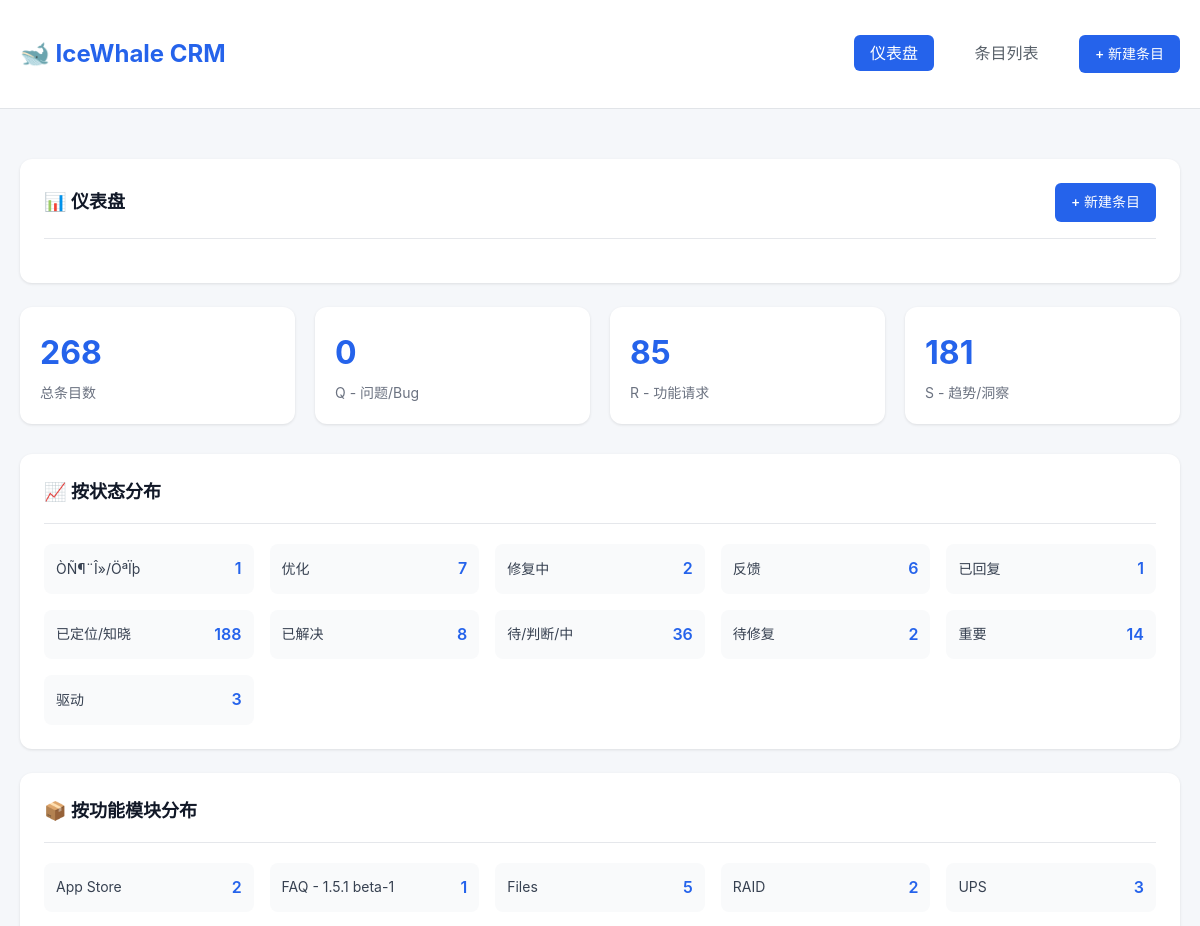
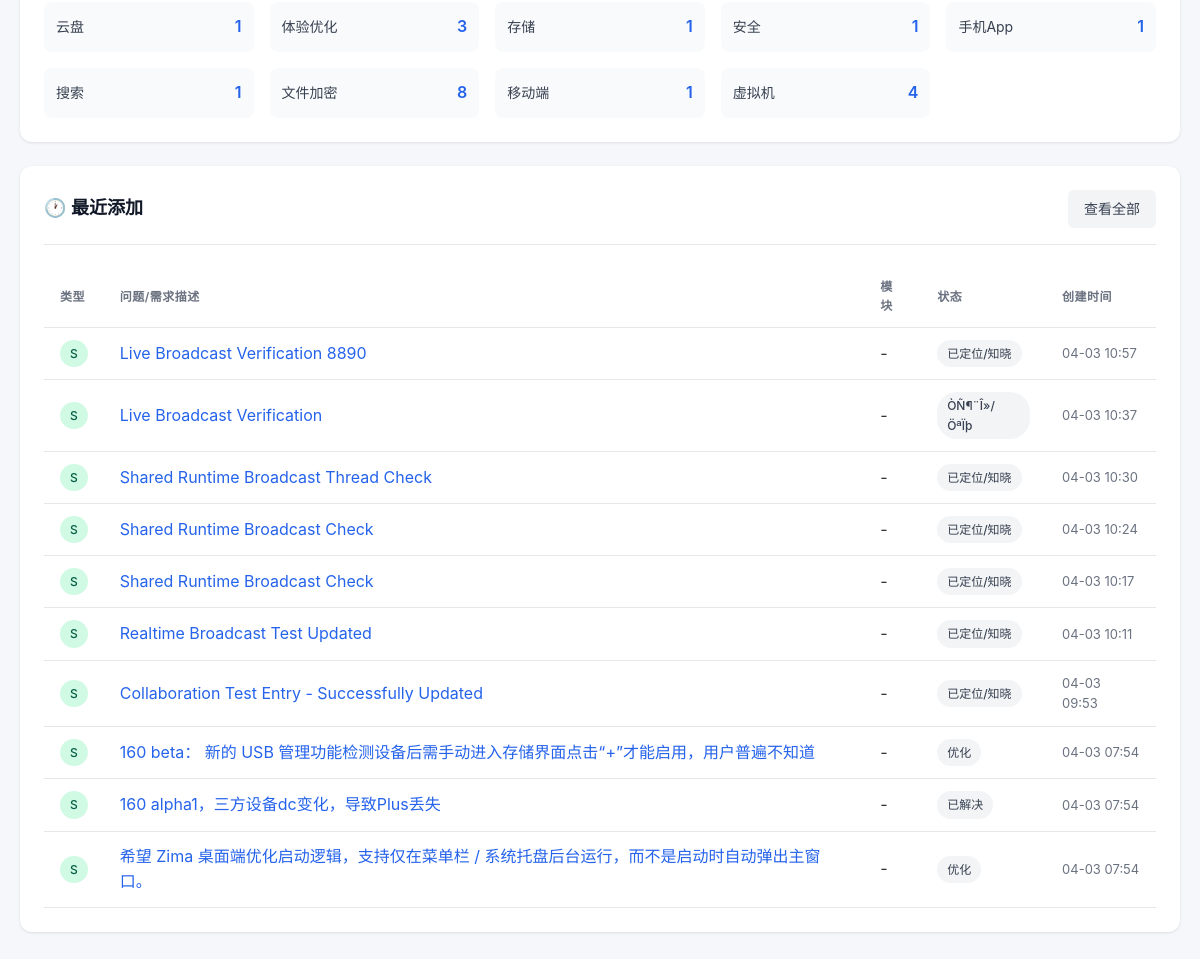
The page / on the database its author committed (2 pictures, top to bottom).
### crm/models.py (models this page shows, shortened)
class Base(DeclarativeBase):
    """Base class for all models."""

class CRMEntry(Base):
    __tablename__ = "crm_entries"
    id: Mapped[str] = mapped_column(String(36), primary_key=True, default=lambda: str(uuid.uuid4()))
    title: Mapped[str] = mapped_column(String(500), nullable=False)
    analysis_todo: Mapped[str | None] = mapped_column(Text, nullable=True)
    community_todo: Mapped[str | None] = mapped_column(Text, nullable=True)
    source_url: Mapped[str | None] = mapped_column(String(1000), nullable=True)
    assignee: Mapped[str | None] = mapped_column(String(100), nullable=True)
    status_tag: Mapped[str] = mapped_column(
        String(50), nullable=False, default=StatusTag.IDENTIFIED.value
    )
    feature_module: Mapped[str | None] = mapped_column(String(50), nullable=True)
    user_name: Mapped[str | None] = mapped_column(String(100), nullable=True)
    volume: Mapped[int] = mapped_column(Integer, default=1)
    updated_at: Mapped[datetime] = mapped_column(
        DateTime(timezone=True),
        default=lambda: datetime.now(timezone.utc),
        onupdate=lambda: datetime.now(timezone.utc),
    )
    notes: Mapped[str | None] = mapped_column(Text, nullable=True)
    parent_record: Mapped[str | None] = mapped_column(String(500), nullable=True)
    type_tag: Mapped[str] = mapped_column(String(10), nullable=False, default=TypeTag.SIGNAL.value)
    attachments: Mapped[list[str] | None] = mapped_column(JSON, nullable=True, default=list)
    knowledge_base_url: Mapped[str | None] = mapped_column(String(1000), nullable=True)
    github_issue_url: Mapped[str | None] = mapped_column(String(1000), nullable=True)
    source_type: Mapped[str | None] = mapped_column(String(50), nullable=True)
    created_at: Mapped[datetime] = mapped_column(
        DateTime(timezone=True),
        default=lambda: datetime.now(timezone.utc),
    )
    version: Mapped[int] = mapped_column(Integer, default=1, nullable=False)
    last_edited_by: Mapped[str | None] = mapped_column(String(100), nullable=True)
    last_edited_at: Mapped[datetime | None] = mapped_column(DateTime(timezone=True), nullable=True)
    is_being_edited: Mapped[bool] = mapped_column(default=False)
    edited_by_session: Mapped[str | None] = mapped_column(String(100), nullable=True)
    edit_session_expires: Mapped[datetime | None] = mapped_column(DateTime(timezone=True), nullable=True)
    history: Mapped[list["EditHistory"]] = relationship(
        "EditHistory",
        back_populates="entry",
        order_by="desc(EditHistory.created_at)"
    )

### crm/web.py (the view)
@app.get("/", response_class=HTMLResponse)
async def dashboard(request: Request, db: Session = Depends(get_db)):
    stats = crud.get_stats(db)
    filter_options = search.get_filter_options(db)
    return templates.TemplateResponse(
        request,
        "dashboard.html",
        {
            "stats": stats,
            "filter_options": filter_options,
        },
    )

### crm/templates/dashboard.html (shortened to what this page needs)
{% extends "base.html" %}
{% block content %}
<div class="card">
    <div class="card-header">
        <h1 class="card-title">📊 仪表盘</h1>
        <a href="/entries/new" class="btn btn-primary">+ 新建条目</a>
    </div>
</div>
<div class="stats-grid">
    <div class="stat-card">
        <div class="stat-value">{{ stats.total_entries }}</div>
        <div class="stat-label">总条目数</div>
    </div>
    <div class="stat-card">
        <div class="stat-value">{{ stats.by_type.get('Q', 0) }}</div>
        <div class="stat-label">Q - 问题/Bug</div>
    </div>
    <div class="stat-card">
        <div class="stat-value">{{ stats.by_type.get('R', 0) }}</div>
        <div class="stat-label">R - 功能请求</div>
    </div>
    <div class="stat-card">
        <div class="stat-value">{{ stats.by_type.get('S', 0) }}</div>
        <div class="stat-label">S - 趋势/洞察</div>
    </div>
</div>
<div class="card">
    <div class="card-header">
        <h2 class="card-title">📈 按状态分布</h2>
    </div>
    <div style="display: grid; grid-template-columns: repeat(auto-fit, minmax(200px, 1fr)); gap: 16px;">
        {% for status, count in stats.by_status.items() %}
        <div style="display: flex; justify-content: space-between; align-items: center; padding: 12px; background: #f9fafb; border-radius: 8px;">
            <span style="font-size: 14px; color: #374151;">{{ status }}</span>
            <span style="font-weight: 600; color: #2563eb;">{{ count }}</span>
        </div>
        {% endfor %}
    </div>
</div>
<div class="card">
    <div class="card-header">
        <h2 class="card-title">📦 按功能模块分布</h2>
    </div>
    <div style="display: grid; grid-template-columns: repeat(auto-fit, minmax(200px, 1fr)); gap: 16px;">
        {% for module, count in stats.by_feature_module.items() %}
        <div style="display: flex; justify-content: space-between; align-items: center; padding: 12px; background: #f9fafb; border-radius: 8px;">
            <span style="font-size: 14px; color: #374151;">{{ module }}</span>
            <span style="font-weight: 600; color: #2563eb;">{{ count }}</span>
        </div>
        {% endfor %}
    </div>
</div>
<div class="card">
    <div class="card-header">
        <h2 class="card-title">🕐 最近添加</h2>
        <a href="/entries" class="btn btn-secondary">查看全部</a>
    </div>
    {% if stats.recent_entries %}
    <table class="table">
        <thead>
            <tr>
                <th>类型</th>
                <th>问题/需求描述</th>
                <th>模块</th>
                <th>状态</th>
                <th>创建时间</th>
            </tr>
        </thead>
        <tbody>
            {% for entry in stats.recent_entries %}
            <tr>
                <td>
                    <span class="tag tag-type-{{ entry.type_tag }}">{{ entry.type_tag }}</span>
                </td>
                <td>
                    <a href="/entries/{{ entry.id }}" style="color: #2563eb; text-decoration: none;">
                        {{ entry.title[:60] }}{% if entry.title|length > 60 %}...{% endif %}
                    </a>
                </td>
                <td>{{ entry.feature_module or '-' }}</td>
                <td>
                    <span class="tag tag-status">{{ entry.status_tag }}</span>
                </td>
                <td style="font-size: 13px; color: #6b7280;">{{ entry.created_at.strftime('%m-%d %H:%M') }}</td>
            </tr>
            {% endfor %}
        </tbody>
    </table>
    {% else %}
    <div class="empty-state">
        <div class="empty-state-icon">📭</div>
        <p>暂无条目，<a href="/entries/new">创建第一个条目</a></p>
    </div>
    {% endif %}
</div>
{% endblock %}

### crm/templates/base.html (shortened to what this page needs)
<!DOCTYPE html>
<html lang="zh-CN">
<head>
</head>
<body>
    <header>
        <div class="container">
            <a href="/" class="logo">🐋 IceWhale CRM</a>
            <nav>
                <a href="/" {% if request.url.path == "/" %}class="active"{% endif %}>仪表盘</a>
                <a href="/entries" {% if request.url.path.startswith("/entries") %}class="active"{% endif %}>条目列表</a>
                <a href="/entries/new" class="btn btn-primary">+ 新建条目</a>
            </nav>
        </div>
    </header>
    <main class="container">
        {% block content %}{% endblock %}
    </main>
</body>
</html>

### crm/templates/base.html (style rules this page uses)
* { margin: 0; padding: 0; box-sizing: border-box; }
body { font-family: -apple-system, BlinkMacSystemFont, "Segoe UI", Roboto, "Helvetica Neue", Arial, sans-serif; background: #f5f7fa; color: #333; line-height: 1.6; }
.container { max-width: 1400px; margin: 0 auto; padding: 20px; }
header { background: #fff; border-bottom: 1px solid #e1e4e8; padding: 15px 0; margin-bottom: 30px; }
header .container { display: flex; justify-content: space-between; align-items: center; }
.logo { font-size: 24px; font-weight: 700; color: #2563eb; text-decoration: none; }
nav a { color: #586069; text-decoration: none; margin-left: 20px; padding: 8px 16px; border-radius: 6px; transition: all 0.2s; }
nav a.active { background: #2563eb; color: #fff; }
.btn { display: inline-flex; align-items: center; padding: 8px 16px; border-radius: 6px; font-size: 14px; font-weight: 500; text-decoration: none; cursor: pointer; border: none; transition: all 0.2s; }
.btn-primary { background: #2563eb; color: #fff; }
.btn-secondary { background: #f3f4f6; color: #374151; }
.card { background: #fff; border-radius: 12px; box-shadow: 0 1px 3px rgba(0,0,0,0.1); padding: 24px; margin-bottom: 24px; }
.card-header { display: flex; justify-content: space-between; align-items: center; margin-bottom: 20px; padding-bottom: 16px; border-bottom: 1px solid #e5e7eb; }
.card-title { font-size: 18px; font-weight: 600; color: #111827; }
.stats-grid { display: grid; grid-template-columns: repeat(auto-fit, minmax(200px, 1fr)); gap: 20px; margin-bottom: 30px; }
.stat-card { background: #fff; border-radius: 12px; padding: 20px; box-shadow: 0 1px 3px rgba(0,0,0,0.1); }
.stat-value { font-size: 32px; font-weight: 700; color: #2563eb; margin-bottom: 4px; }
.stat-label { font-size: 14px; color: #6b7280; }
.table { width: 100%; border-collapse: collapse; }
.table th, .table td { padding: 12px 16px; text-align: left; border-bottom: 1px solid #e5e7eb; }
.table th { font-weight: 600; color: #6b7280; font-size: 12px; text-transform: uppercase; letter-spacing: 0.5px; }
.tag { display: inline-flex; align-items: center; padding: 4px 10px; border-radius: 20px; font-size: 12px; font-weight: 500; }
.tag-type-S { background: #d1fae5; color: #065f46; }
.tag-status { background: #f3f4f6; color: #374151; }

### rows shown on the page
CRMEntry: status_tag "ÒÑ¶¨Î»/ÖªÏþ", volume "1", type_tag "S", title "Live Broadcast Verification", feature_module "-", created_at "04-03 10:37"
CRMEntry: status_tag "已回复", version "1"
CRMEntry: feature_module "App Store", volume "2"
CRMEntry: feature_module "FAQ - 1.5.1 beta-1", version "1"
CRMEntry: feature_module "手机App", version "1"
CRMEntry: feature_module "移动端", version "1"
CRMEntry: type_tag "S", title "Live Broadcast Verification 8890", feature_module "-", status_tag "已定位/知晓", created_at "04-03 10:57"
CRMEntry: type_tag "S", title "Shared Runtime Broadcast Thread Check", feature_module "-", status_tag "已定位/知晓", created_at "04-03 10:30"
CRMEntry: type_tag "S", title "Shared Runtime Broadcast Check", feature_module "-", status_tag "已定位/知晓", created_at "04-03 10:24"
CRMEntry: type_tag "S", title "Shared Runtime Broadcast Check", feature_module "-", status_tag "已定位/知晓", created_at "04-03 10:17"
CRMEntry: type_tag "S", title "Realtime Broadcast Test Updated", feature_module "-", status_tag "已定位/知晓", created_at "04-03 10:11"
CRMEntry: type_tag "S", title "Collaboration Test Entry - Successfully Updated", feature_module "-", status_tag "已定位/知晓", created_at "04-03 09:53"
CRMEntry: type_tag "S", title "160 beta： 新的 USB 管理功能检测设备后需手动进入存储界面点击“+”才能启用，用户普遍不知道", feature_module "-", status_tag "优化", created_at "04-03 07:54"
CRMEntry: type_tag "S", title "160 alpha1，三方设备dc变化，导致Plus丢失", feature_module "-", status_tag "已解决", created_at "04-03 07:54"
CRMEntry: type_tag "S", title "希望 Zima 桌面端优化启动逻辑，支持仅在菜单栏 / 系统托盘后台运行，而不是启动时自动弹出主窗口。", feature_module "-", status_tag "优化", created_at "04-03 07:54"

### other values the page prints
{{ stats.total_entries }} "268"
{{ stats.by_type.get('Q', 0) }} "0"
{{ stats.by_type.get('R', 0) }} "85"
{{ stats.by_type.get('S', 0) }} "181"
{{ status }} "优化" "修复中" "反馈" "已定位/知晓" "已解决" "待/判断/中" "待修复" "重要" "驱动"
{{ count }} "7" "2" "6" "188" "8" "36" "2" "14" "3"
{{ module }} "Files" "RAID" "UPS" "云盘" "体验优化" "存储" "安全" "搜索" "文件加密" "虚拟机"
{{ count }} "5" "2" "3" "1" "3" "1" "1" "1" "8" "4"
